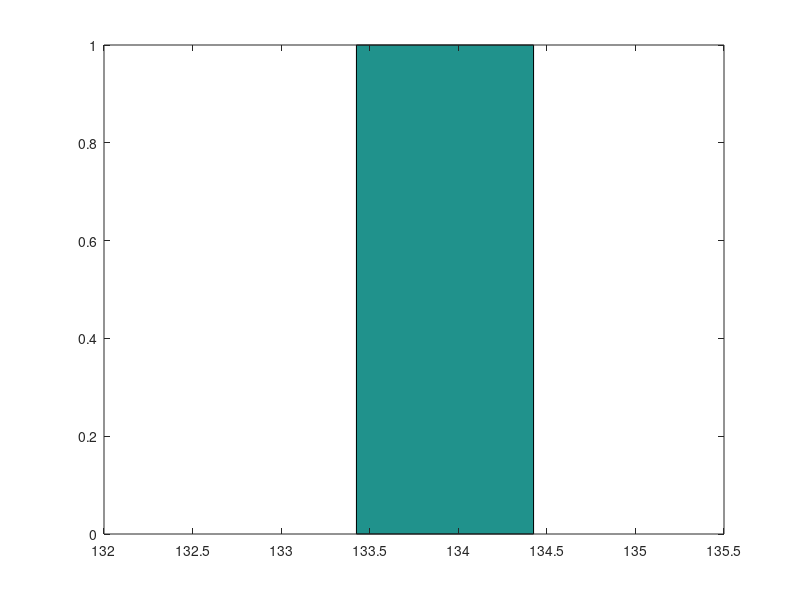
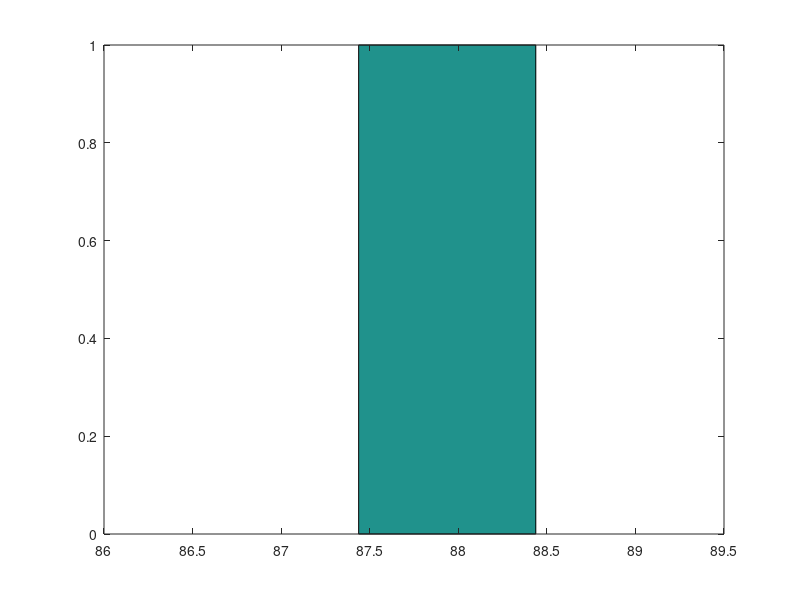

These figures' MATLAB source, in order:
%%%%%%%%%%%%%%%%%%%%%%%%%%%%%%%%%%%%%%%%%%%%%%%%%%%%%%%%%%%%%%%%%%%%%%%%%%%
%        Program to Plot Distros of Phage Head and Tail Sizes
%%%%%%%%%%%%%%%%%%%%%%%%%%%%%%%%%%%%%%%%%%%%%%%%%%%%%%%%%%%%%%%%%%%%%%%%%%%
kBT = 300*(1.38e-23);                                  %thermal temerature.
eta = 0.001;                                           %viscocity of water.

%Myo
tails = mean([113 170 135 120 150 170 160 53.4])
heads = mean([111 85 60 60 94 64 144.5 85])

gamma0 = 6*pi*eta*(heads*(1e-9))/2;
D_myo = kBT/gamma0

figure(1)
hist(tails,3)

figure(2)
hist(heads,3)

%Sypho
tails = mean([151 180 135 980 210 100 140 355])
heads = mean([60 80 60 56 55 53 60 81])

gamma0 = 6*pi*eta*(heads*(1e-9))/2;
D_sypho = kBT/gamma0

%Podo
tails = mean([20 15 12 10 18 13 17 46])
heads = mean([60 70 63 70 59 145 60 67 60 54])

gamma0 = 6*pi*eta*(heads*(1e-9))/2;
D_Podo = kBT/gamma0
